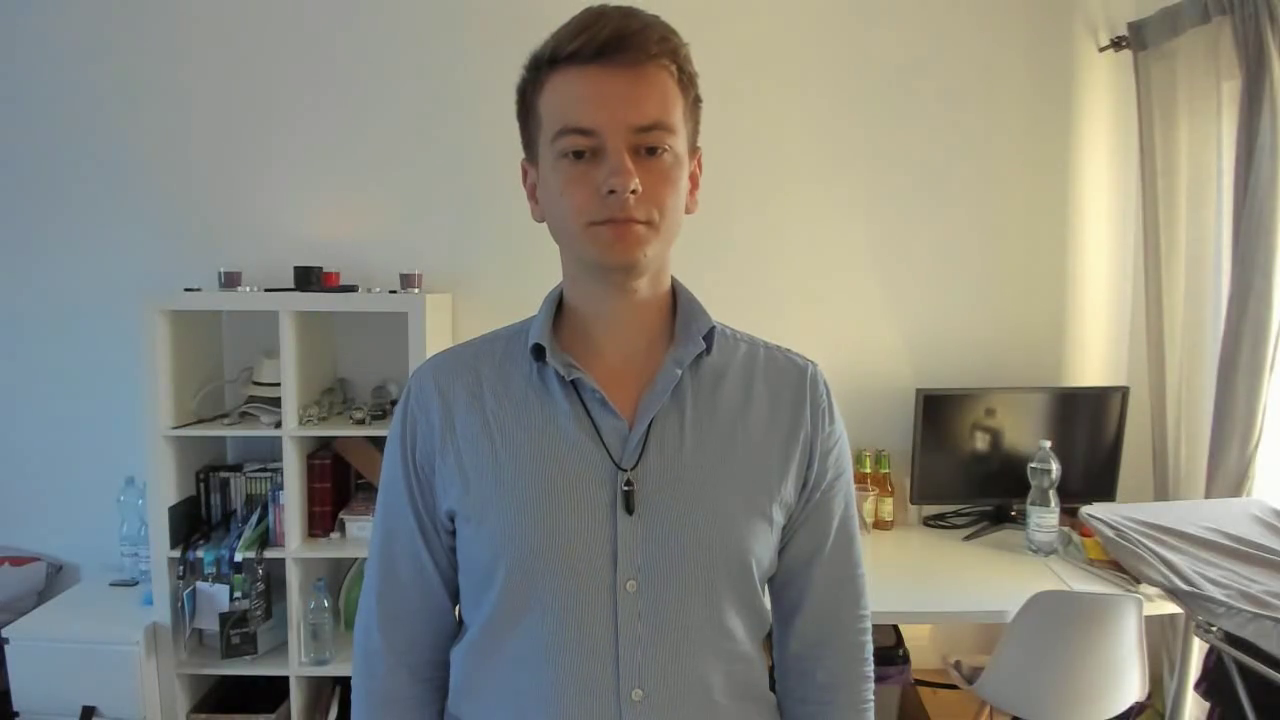
#> input picture frame 24 of MachineLearningApp/Prediction test/Cześć/Cześć.mp4, 1280 x 720 px, given in place of the camera
$ python NagrywanieVideo720p60FPS.py
#> lines starting #> are read from the running program, lines starting #| are printed output that depends on the picture
import cv2
import os
import time
from PIL import ImageFont, ImageDraw, Image
import numpy as np

# Path for exported data, numpy arrays
DATA_PATH = os.path.join('MP_Data')


def initialize_camera():
    # Use DSHOW backend for faster camera initialization on Windows
    cap = cv2.VideoCapture(0, cv2.CAP_DSHOW)

    if not cap.isOpened():
        raise RuntimeError("Error: Could not open video capture")

    # Setup camera properties
    cap.set(cv2.CAP_PROP_FPS, 30)
    cap.set(cv2.CAP_PROP_FRAME_WIDTH, 1280)
    cap.set(cv2.CAP_PROP_FRAME_HEIGHT, 720)

    actual_fps = int(cap.get(cv2.CAP_PROP_FPS))
    print("Actual FPS:", actual_fps)

    return cap, actual_fps


def put_text_with_polish_characters(image, text, position, font_path='arial.ttf', font_size=32, color=(0, 0, 255)):
    pil_image = Image.fromarray(cv2.cvtColor(image, cv2.COLOR_BGR2RGB))
    draw = ImageDraw.Draw(pil_image)
    font = ImageFont.truetype(font_path, font_size)
    draw.text(position, text, font=font, fill=color)
    image = cv2.cvtColor(np.array(pil_image), cv2.COLOR_RGB2BGR)
    return image


def countdown_timer(cap, seconds, message, gesture_number=None):
    start_time = time.time()
    while time.time() - start_time < seconds:
        ret, frame = cap.read()
        if not ret:
            break
        if gesture_number is not None:
            frame = put_text_with_polish_characters(frame, f"{message} Gest {gesture_number}",
                                                    (50, 50))
        else:
            frame = put_text_with_polish_characters(frame, f"{message} {int(seconds - (time.time() - start_time))}",
                                                    (50, 50))
        cv2.imshow('Recording', frame)
        if cv2.waitKey(1) & 0xFF == ord('q'):
            break


def record_gesture_video(gesture_name, num_videos, video_length_seconds, cap, actual_fps):
#> called with gesture_name = 'Przepraszać', num_videos = 100, video_length_seconds = 4, actual_fps = 60
    gesture_path = os.path.join(DATA_PATH, gesture_name)
    try:
        os.makedirs(gesture_path)
    except FileExistsError:
        pass

    existing_files = [f for f in os.listdir(gesture_path) if f.endswith('.avi')]
    highest_sequence = max([int(f.split('.')[0]) for f in existing_files], default=-1)
    sequence_start = highest_sequence + 1

    cv2.namedWindow('Recording', cv2.WINDOW_NORMAL)
    cv2.setWindowProperty('Recording', cv2.WND_PROP_TOPMOST, 1)

    for sequence in range(sequence_start, sequence_start + num_videos):
        if sequence == sequence_start:
            message = "Przyjmij pierwszą pozycję wyjściową."
            countdown_timer(cap, 15, message, gesture_number=None)
        if sequence % 25 == 0 and sequence != sequence_start:
            message = "Przygotuj się do kolejnego gestu."
            countdown_timer(cap, 1, message, gesture_number=sequence + 1 - sequence_start)

        out = cv2.VideoWriter()
        video_filename = os.path.join(gesture_path, f"{sequence}.avi")
        out.open(video_filename, cv2.VideoWriter_fourcc(*'MJPG'), 60, (1280, 720))

        frames = []
        target_frame_count = video_length_seconds * 30  # 4 seconds * 30 FPS = 120 frames
        frame_count = 0

        while frame_count < target_frame_count:
            ret, frame = cap.read()

            if not ret:
                print("Error: Could not read frame")
                break

            if frame_count < 60:  # 2 sekundy to 60 klatek przy 30 FPS
                frame = put_text_with_polish_characters(frame,
                                                        f"ROZPOCZYNAM NAGRYWANIE {gesture_name} Video {sequence + 1 - sequence_start}/{num_videos}",
                                                        (50, 50), font_size=24, color=(0, 255, 0))

            cv2.imshow('Recording', frame)
            frames.append(frame)
            frame_count += 1

            if cv2.waitKey(1) & 0xFF == ord('q'):
                break

        # Powielanie każdej klatki, aby uzyskać 60 FPS
        for frame in frames:
            out.write(frame)
            out.write(frame)

        out.release()

        # 2-sekundowa przerwa z komunikatem
        if(sequence + 2 - sequence_start == 101):
            message = f"Zakończono nagrywanie"
            countdown_timer(cap, 2, message)
        else:
            message = f"Przygotuj się na kolejny gest..."
            countdown_timer(cap, 2, message, gesture_number=sequence + 2 - sequence_start)
#> this loop made 5 passes; (key q is pressed on pass 1)
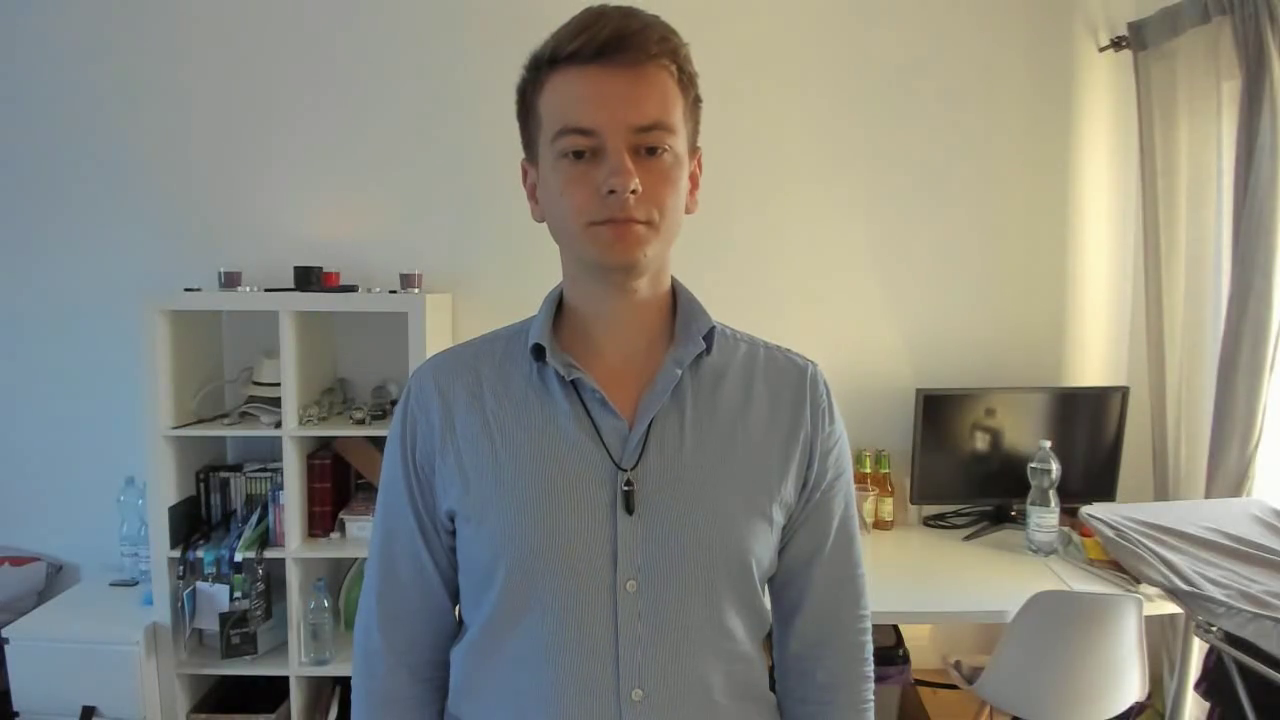
#> input picture frame 24 of MachineLearningApp/Prediction test/Cześć/Cześć.mp4, 1280 x 720 px, given in place of the camera
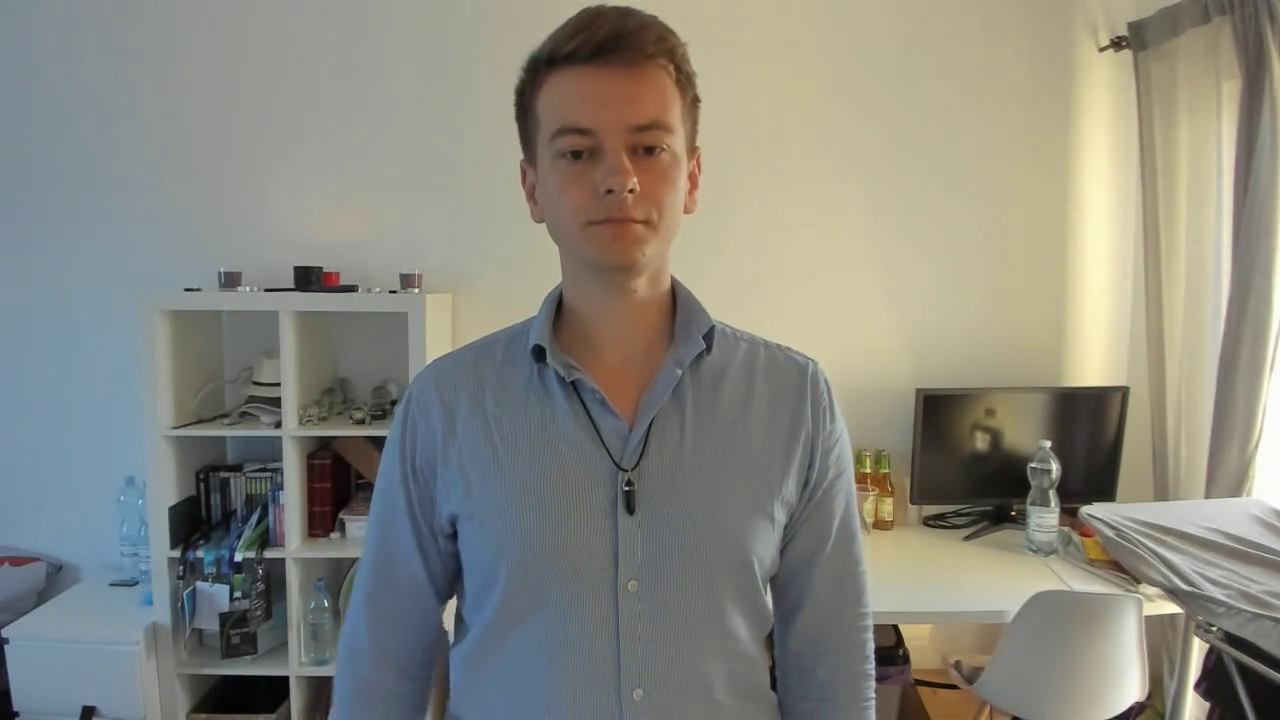
#> input picture frame 34 of MachineLearningApp/Prediction test/Cześć/Cześć.mp4, 1280 x 720 px, given in place of the camera
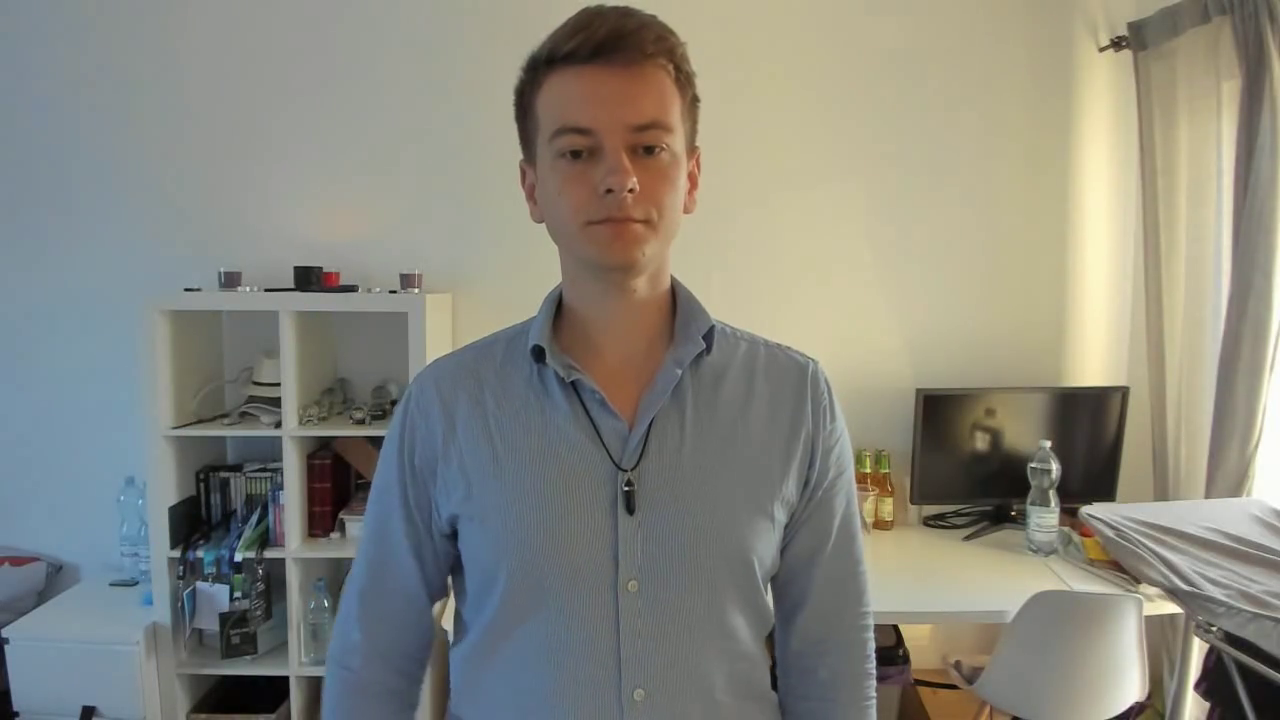
#> input picture frame 36 of MachineLearningApp/Prediction test/Cześć/Cześć.mp4, 1280 x 720 px, given in place of the camera
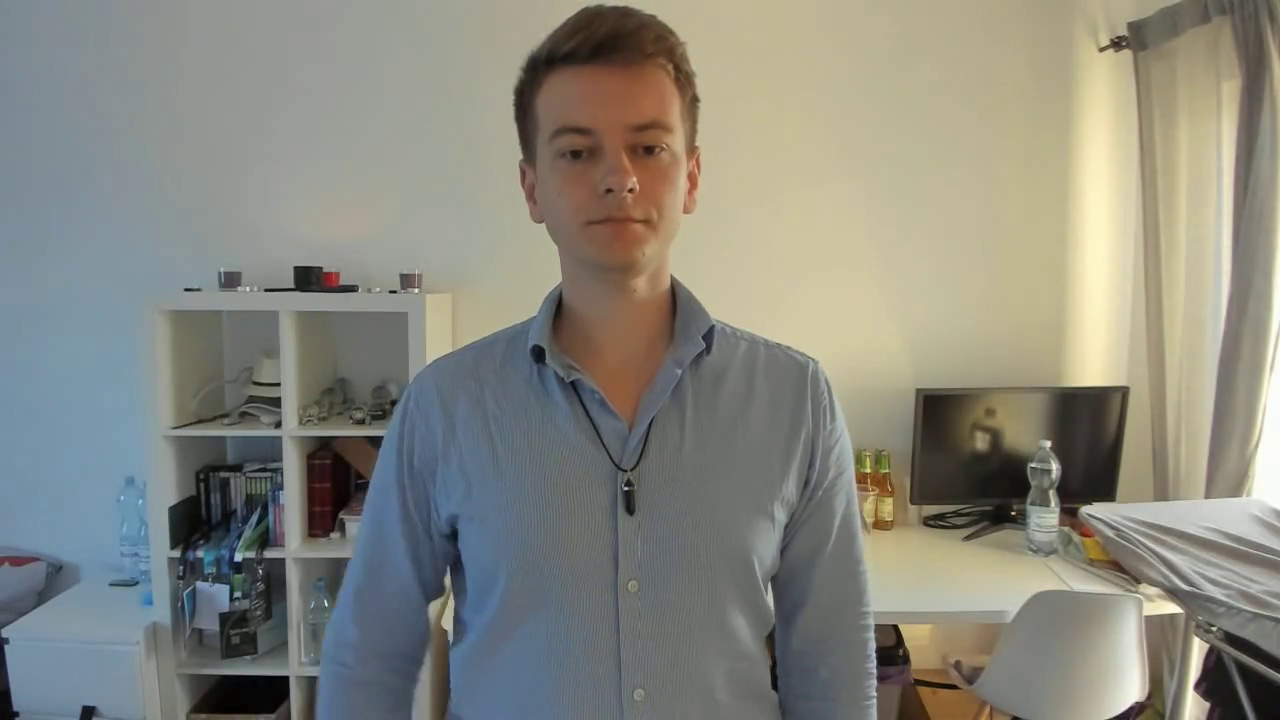
#> input picture frame 37 of MachineLearningApp/Prediction test/Cześć/Cześć.mp4, 1280 x 720 px, given in place of the camera
#> after the loop:
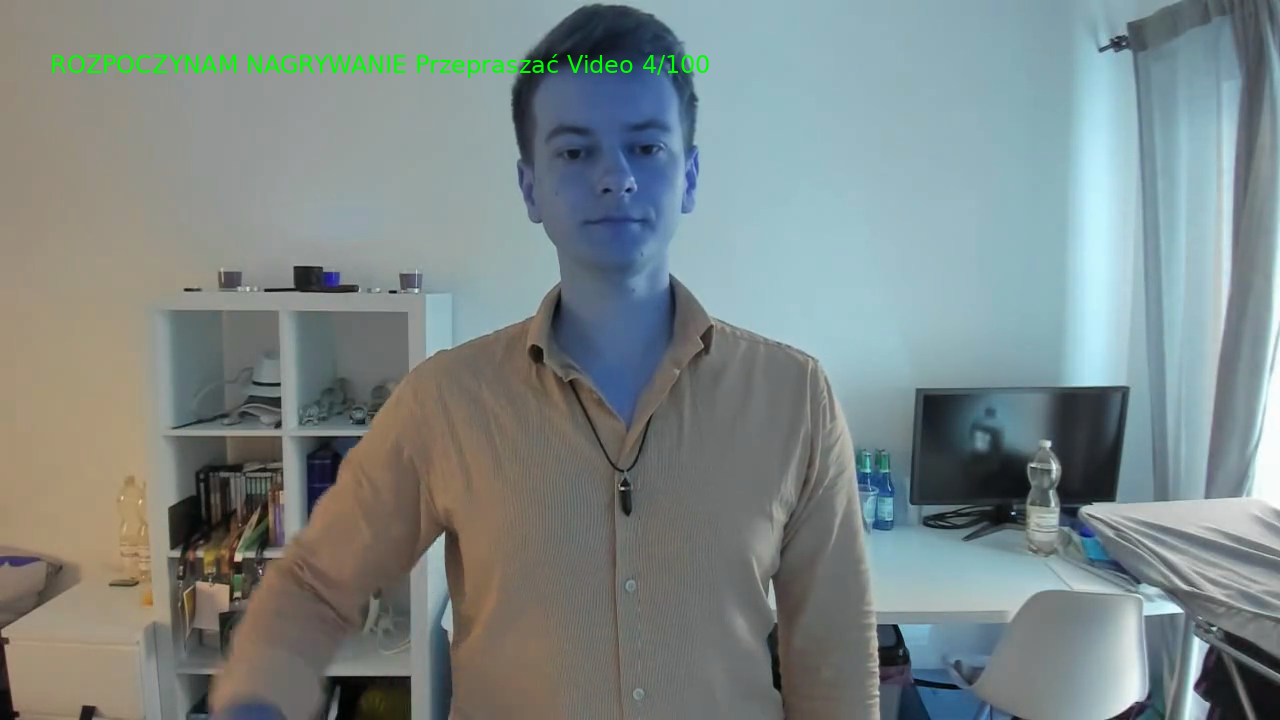
#> frame: shape (720, 1280, 3); mean R, G, B 124.9, 135.9, 135.2

    cap.release()
    cv2.destroyAllWindows()


if __name__ == "__main__":
    gesture_name = 'Przepraszać'
    num_videos = 100
    video_length_seconds = 4

    cap, actual_fps = initialize_camera()
    record_gesture_video(gesture_name, num_videos, video_length_seconds, cap, actual_fps)
